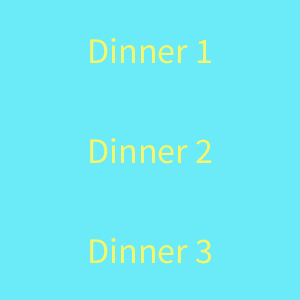
Frame 1 (no input)
Frame 60 (the mouse pressed at the canvas centre just before this capture): identical to frame 1, image omitted
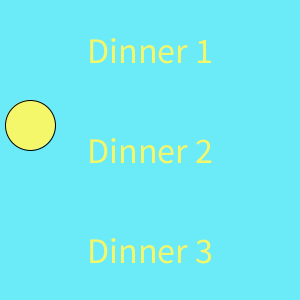
Frame 120 (the mouse held since frame 60 and released just before this capture)

The Processing sketch that drew these frames (run headless with seeded random() and noise(); from frame 60 on, the mouse is pressed at the canvas centre):

// Processing sketch: week13_5_dinner_random
// ── week13_5_dinner_random.pde
void setup(){
  size(300,300);
  fill(#F5F76B);
  textSize(36);
  textAlign(CENTER,CENTER);
}
int choice = -1;
void draw(){
  background(#6BEAF7);
  text("Dinner 1",150, 50);
  text("Dinner 2",150,150);
  text("Dinner 3",150,250);
  //int choice = mouseX % 3;
  if(choice==0) ellipse(30, 50,50,50);
  if(choice==1) ellipse(30,125,50,50);
  if(choice==2) ellipse(30,225,50,50);
}
void mousePressed(){
  choice = int(random(3)) % 3;
}
